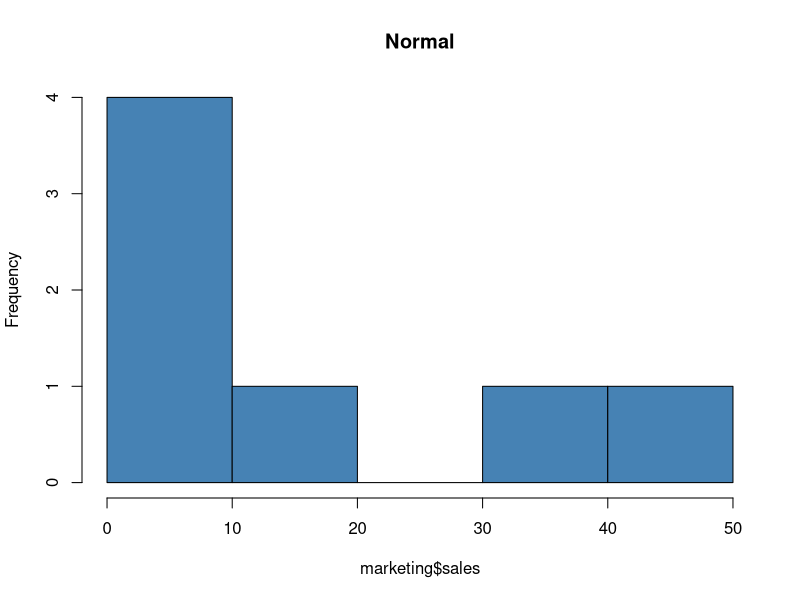
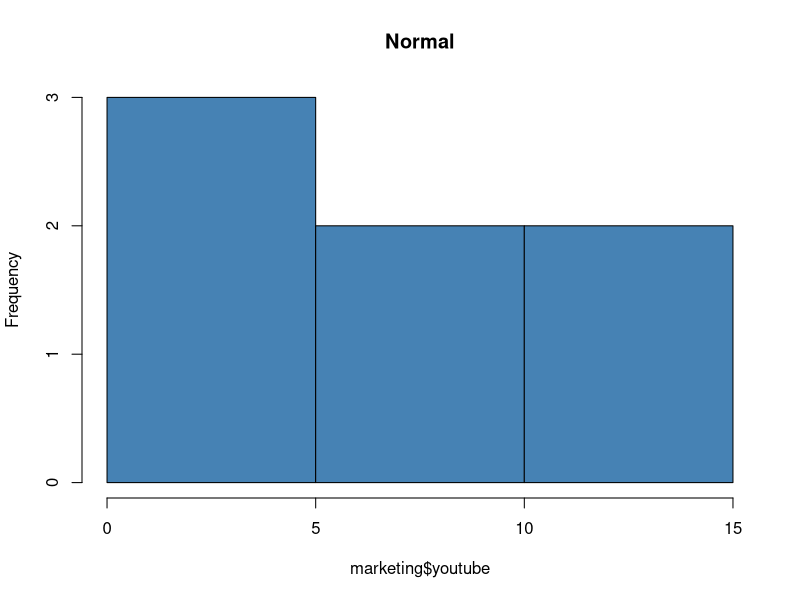
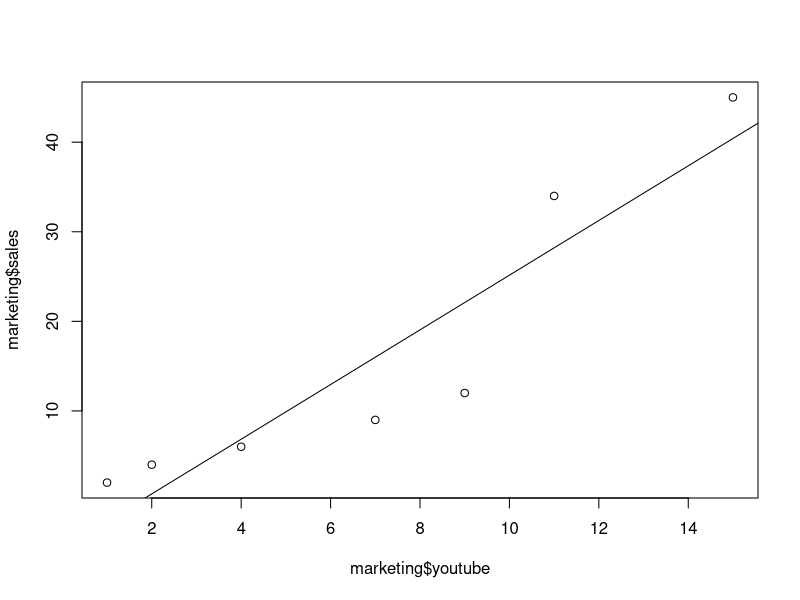
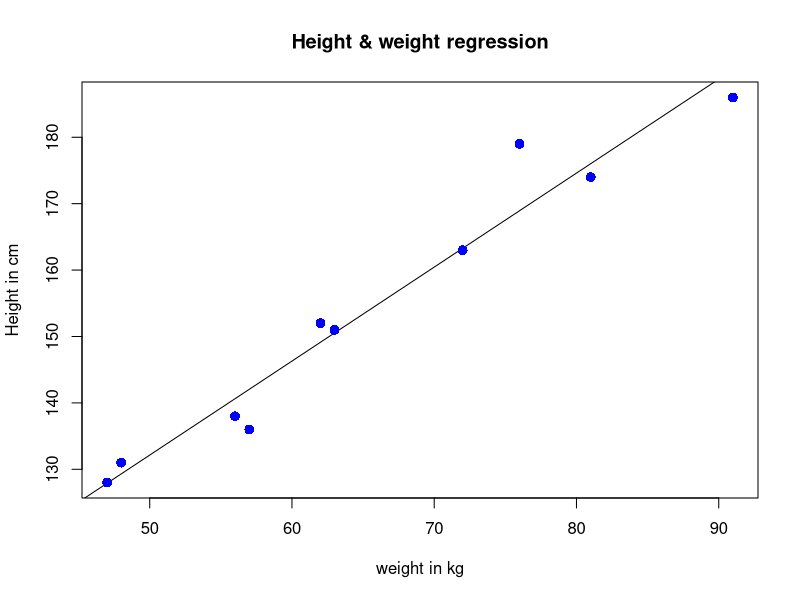
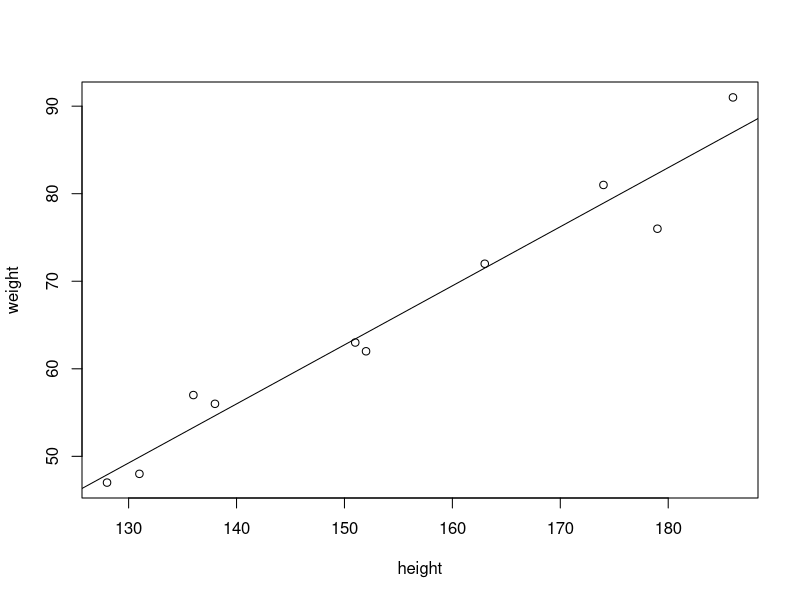

The R script that drew these images, in order: (Note: this script raises an error after producing the figures.)
#linear regression

marketing=data.frame(sales=c(2,4,6,9,12,34,45),youtube=c(1,2,4,7,9,11,15))
cor(marketing$sales,marketing$youtube)

cov(marketing$sales,marketing$youtube)

hist(marketing$sales, col='steelblue', main='Normal')

hist(marketing$youtube,col='steelblue',main='Normal')

#checking normal distribution graph
#shapiro walker test value if grater then 0.05 then normal didtributed

#for youtube
shapiro.test(marketing$youtube)

#for sales
shapiro.test(marketing$sales)

#linear regresssion model
model<-lm(sales~youtube,data=marketing) #sales is teh dependent variable and youtube is the independent variable
model

plot(marketing$sales~marketing$youtube,data=marketing)

abline(model) #the regression line
resids=model$residuals #the difference between actual point and the corresponding value on the regression line
resids
coef(model) #gives the intercept and the slope of the line

model$coef[1] #intercept
model$coef[2] #slope
model$coef[0] #nothing

summary(model)

#predicting sales using the linear regression model

newdata<-data.frame(youtube=c(0,1000)) #entering the new data set
predict(model,newdata) #predicting corresponding to the new value

#x is height and y is weight
x<-c(151,174,138,186,128,136,179,163,152,131)
y<-c(63,81,56,91,47,57,76,72,62,48)
relation<-lm(y~x) #assigning y is dependent variable while x is independent
print(relation)

summary(relation)

a<-data.frame(x=170)#new data of height
result<-predict(relation,a)#storing predicted value using model with name relation
print(result)

png(file="20BCE1214heightvsweight.png")#giving chart file a name
plot(y,x,col="blue",main="Height & weight regression",abline(lm(x~y)),cex=1.3,pch=16,xlab="weight in kg",ylab="Height in cm")#plot


#printing using the previous method
plot(y~x,xlab="height",ylab="weight")
abline(relation)

#using general import and then plotting 
plot(lab3ex1)

#using library and read_excel command line
library(readxl)
ex1<-read_excel("lab3ex1.xlsx")
r<-lm(ex1$Spend~ex1$Sales)
plot(ex1$Spend~ex1$Sales)
abline(r)